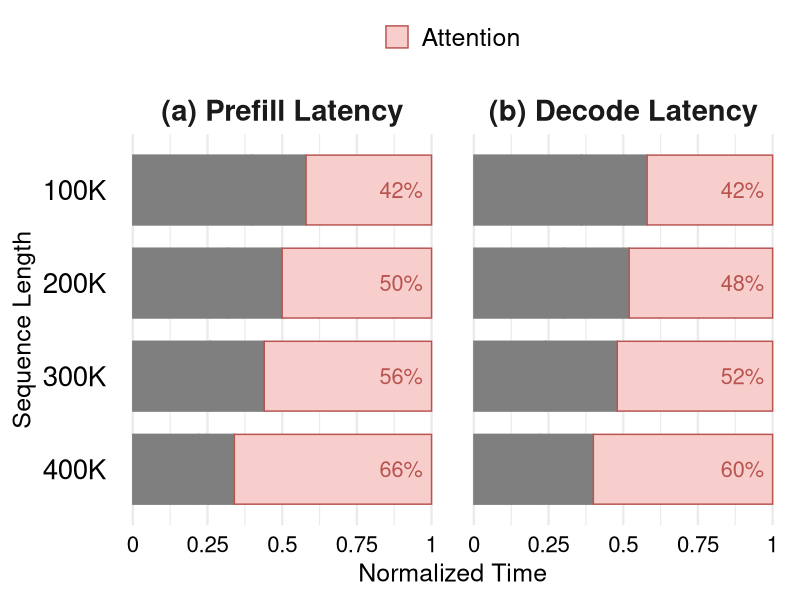

Reproduce this figure in R.
library(tidyverse)

data <- read_csv("data/breakdown_1.csv") %>%
  mutate(
    stage = fct_inorder(stage),
    tokens = fct_rev(fct_inorder(tokens)),
    component = fct_inorder(component)
  )

fig <- ggplot(data, aes(x = latency, y = tokens, fill = component, colour = component)) +
  geom_col(width = 0.75, position = position_stack(reverse = TRUE)) +
  geom_text(
    data = data %>% filter(component == "Attention"),
    aes(
      x = 0.97,
      y = tokens,
      label = scales::percent(latency, accuracy = 1)
    ),
    colour = "#B85450",
    size = 5.5,
    inherit.aes = FALSE,
    hjust = 1
  ) +
  facet_grid(. ~ stage) +
  scale_fill_manual(
    values = c("Non-Attention" = "#DAE8FC", "Attention" = "#F8CECC"),
    labels = c("Non-Attention" = "Non-Attention (MLP, QKV Proj, etc.)", "Attention" = "Attention"),
  ) +
  scale_colour_manual(
    values = c("Non-Attention" = "#6C8EBF", "Attention" = "#B85450"),
    labels = c("Non-Attention" = "Non-Attention (MLP, QKV Proj, etc.)", "Attention" = "Attention"),
  ) +
  scale_x_continuous(
    limits = c(0, 1),
    breaks = c(0, 0.25, 0.5, 0.75, 1),
    labels = c("0", "0.25", "0.5", "0.75", "1"),
  ) +
  labs(x = "Normalized Time", y = "Sequence Length") +
  theme_minimal(base_size = 18) +
  theme(
    strip.text = element_text(size = 21, face = "bold"),
    legend.position = "top",
    legend.title = element_blank(),
    legend.text = element_text(size = 18),
    axis.text.x = element_text(size = 16, colour = "black"),
    axis.text.y = element_text(size = 20, colour = "black"),
    panel.grid.major.y = element_blank(),
  )

ggsave("breakdown_1.pdf", fig, width = 7.0, height = 4.0, units = "in")
